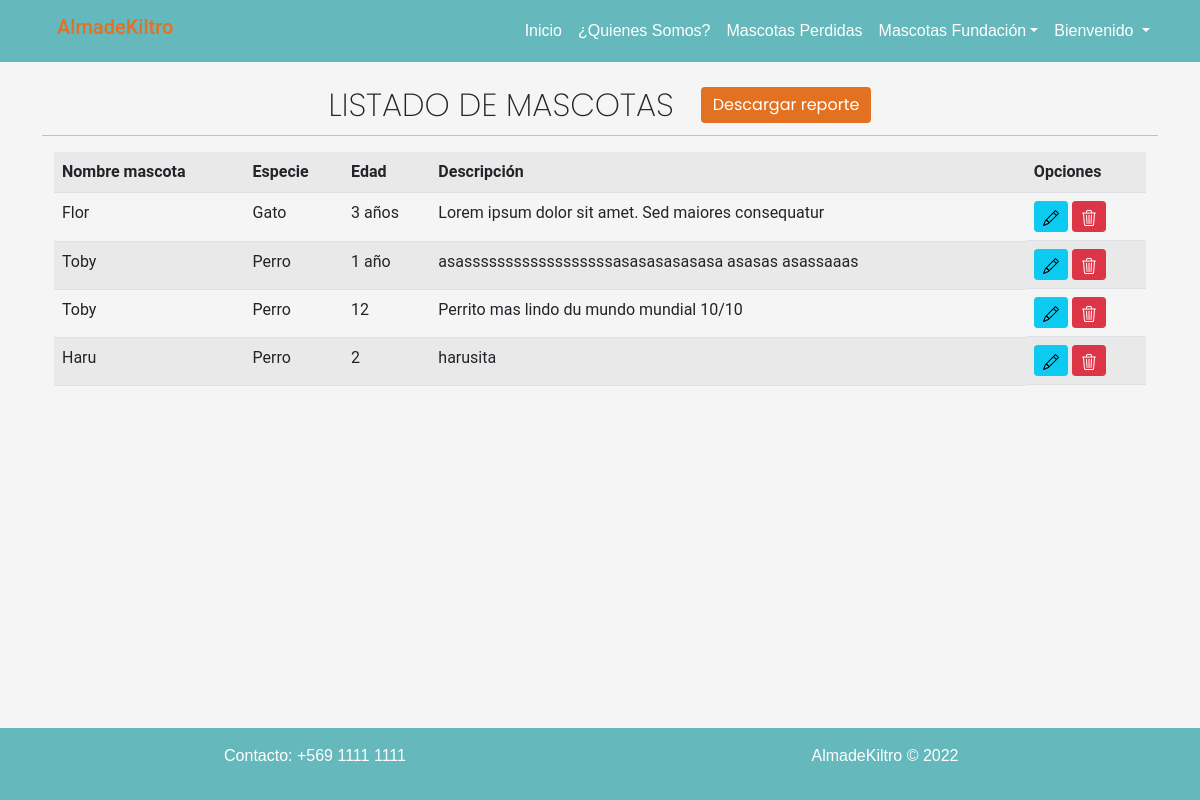
The page /listar-mascotas/ (signed in) on the database as committed earlier.
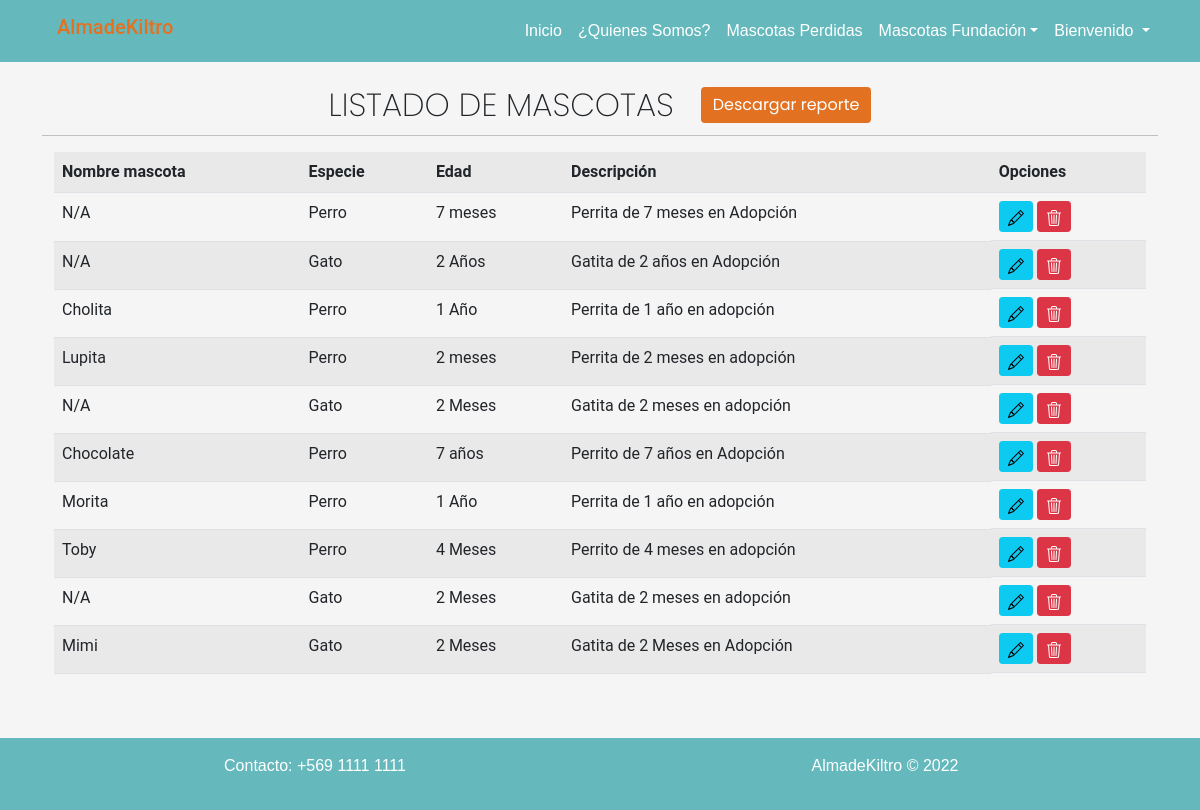
The same page on the database as committed later.
### app/models.py (models this page shows, shortened)
class Mascota(models.Model):
    nombre_mascota = models.CharField(max_length=250)
    imagen = models.ImageField(upload_to="mascota", null=True)
    edad_mascota = models.CharField(max_length=250)
    sexo = models.IntegerField(choices=opciones_sexo)
    descripcion = models.TextField()
    tamaño = models.IntegerField(choices=opciones_tamaño)
    peso = models.CharField(max_length=250)
    especie = models.ForeignKey(Especie, on_delete=models.PROTECT)
    raza = models.ForeignKey(Raza, on_delete=models.PROTECT)

class Especie(models.Model):
    nombre_especie = models.CharField(max_length=250)
    def __str__(self):
        return self.nombre_especie

### app/views.py (the view)
# urls.py: path('listar-mascotas/', listar_mascotas, name="listar_mascotas"),
@permission_required('app.view_mascota')
def listar_mascotas(request):
    mascotas = Mascota.objects.all()
    data = {
        'mascotas': mascotas
    }
    return render(request, 'app/mascota/listar.html', data)

### app/templates/app/mascota/listar.html (shortened to what this page needs)
{% extends 'app/base.html' %}
{% load static %}
{% block contenido %}
<div class="container">
    <div class="row">
        <h2 class="text-center tituloListar">LISTADO DE MASCOTAS &nbsp;&nbsp;<a class="mb-1 btn btn-info text-white" href="{% url 'mascotas_all' %}" target="_blank" style="background-color:#e27222; border: #e27222;">Descargar reporte</a></h2>
        <hr>
    </div>
    <div class="table-responsive">
        <table class="table table-striped table-hover ">
            <tr>
                <th>Nombre mascota</th>
                <th>Especie</th>
                <th>Edad </th>
                <th>Descripción</th>
                <th>Opciones</th>
            </tr>
            {% for m in mascotas %}
            <tr>
                <td>{{ m.nombre_mascota | title }}</td>
                <td>{{ m.especie }}</td>
                <td>{{ m.edad_mascota }}</td>
                <td>{{ m.descripcion }}</td>
                <td class="d-flex">
                    <a href="{% url 'modificar_mascota' m.id %}" class="btn btn-info btn-sm">
                    </a> &nbsp;
                    <a href="#" onclick="eliminarMascota({{ m.id }})" class="btn btn-danger btn-sm">
                    </a>
                </td>
            </tr>
            {% endfor %}
        </table>
    </div>
</div>
{% endblock %}

Rows that differ between the two databases and show on the page:
removed Mascota: nombre_mascota "Flor", especie "Gato", edad_mascota "3 años", descripcion "Lorem ipsum dolor sit amet. Sed maiores consequatur"
removed Mascota: nombre_mascota "Toby", especie "Perro", edad_mascota "1 año", descripcion "asassssssssssssssssssasasasasasasa asasas asassaaas"
removed Mascota: nombre_mascota "Toby", especie "Perro", edad_mascota "12", descripcion "Perrito mas lindo du mundo mundial 10/10"
removed Mascota: nombre_mascota "Haru", especie "Perro", edad_mascota "2", descripcion "harusita"
added Mascota: nombre_mascota "N/A", especie "Perro", edad_mascota "7 meses", descripcion "Perrita de 7 meses en Adopción"
added Mascota: nombre_mascota "N/A", especie "Gato", edad_mascota "2 Años", descripcion "Gatita de 2 años en Adopción"
added Mascota: nombre_mascota "Cholita", especie "Perro", edad_mascota "1 Año", descripcion "Perrita de 1 año en adopción"
added Mascota: nombre_mascota "Lupita", especie "Perro", edad_mascota "2 meses", descripcion "Perrita de 2 meses en adopción"
added Mascota: nombre_mascota "N/A", especie "Gato", edad_mascota "2 Meses", descripcion "Gatita de 2 meses en adopción"
added Mascota: nombre_mascota "Chocolate", especie "Perro", edad_mascota "7 años", descripcion "Perrito de 7 años en Adopción"
added Mascota: nombre_mascota "Morita", especie "Perro", edad_mascota "1 Año", descripcion "Perrita de 1 año en adopción"
added Mascota: nombre_mascota "Toby", especie "Perro", edad_mascota "4 Meses", descripcion "Perrito de 4 meses en adopción"
added Mascota: nombre_mascota "N/A", especie "Gato", edad_mascota "2 Meses", descripcion "Gatita de 2 meses en adopción"
added Mascota: nombre_mascota "Mimi", especie "Gato", edad_mascota "2 Meses", descripcion "Gatita de 2 Meses en Adopción"
